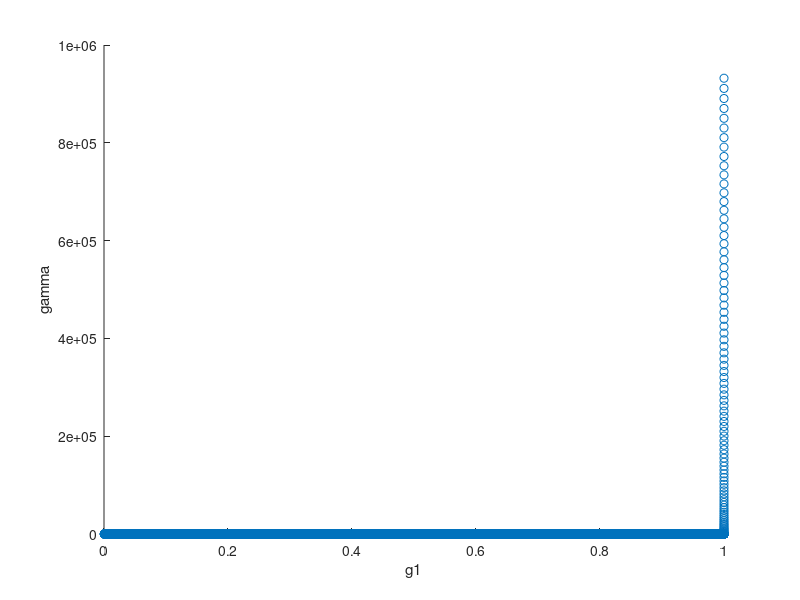

Source code (MATLAB): (Note: this script raises an error after producing the figure.)
close all; clear all; clc

angles = linspace(0,pi,20000);
u = cos(angles);

g1_goal = 0.93;
gamma_goal = 2.08;

gs = linspace(0.001,0.999,100);
% as = logspace(log10(0.1),log10(0.9),50);
% as = 0.5;
as = linspace(-0.5,11,100)

allgs = zeros(1,length(gs)*length(as));
allas = zeros(1,length(gs)*length(as));
allg1s = zeros(1,length(gs)*length(as));
allgammas = zeros(1,length(gs)*length(as));

i = 1;

for g = gs
    for a = as

    K = 1/pi * a * g * (1-g^2)^(2*a)/((1 + g)^(2*a) - (1 - g)^(2*a));

    pGK = K*(1 + g^2 - 2*g*u).^(-(a + 1));

%     g1 = -2 * pi * trapz(u, u.*pGK);
    
    L = ((1+g)^(2*a)+(1-g)^(2*a))/((1+g)^(2*a) - (1-g)^(2*a));
    g1 = (2*g*a*L - (1 + g^2))/(2*g*(a-1));

    g2 = 2*pi*trapz(angles, pGK.*sin(angles).*(1/2 * (3*(cos(angles)).^2 - 1)));

    gamma = (1 - g2)/(1 - g1);
    
    allgs(i) = g;
    allas(i) = a;
    allg1s(i) = g1;
    allgammas(i) = gamma;
    
    i = i + 1;
    end
end

scatter(allg1s, allgammas)
hold all;
plot(allg1s, allg1s + 1)

xlabel('g1')
ylabel('gamma')
%%
F = scatteredInterpolant(allgammas',allg1s',allgs');
F2 = scatteredInterpolant(allgammas',allg1s',allas');
F(gamma_goal,g1_goal)
F2(gamma_goal,g1_goal)

save('a_interpolant','F2')
save('g_interpolant','F')

%%
gammas = [1.03,0.99,0.97,1.03,0.99,0.97,1.8,1.44,1.24,1.8,1.44,1.24,2.08,2.14,2.17,2.08,2.14,2.17];
musp_vs = [3.6,2,1.11,5.39,3,1.67,2.26,2,1.54,3.4,3,2.31,2.16,2,1.87,3.25,3,2.8] * 10; %cm^-1
g1 = [.14, .1, .07, .14, .1, .07, .58, .42, .3, .58, .42, .3, .93, .93, .92, .93, .93, .92];

hold all;

for i = 1:length(gammas)
    gam = gammas(i);
    g = g1(i);
    scatter(g,gam)
end

ylim([0 3])
    